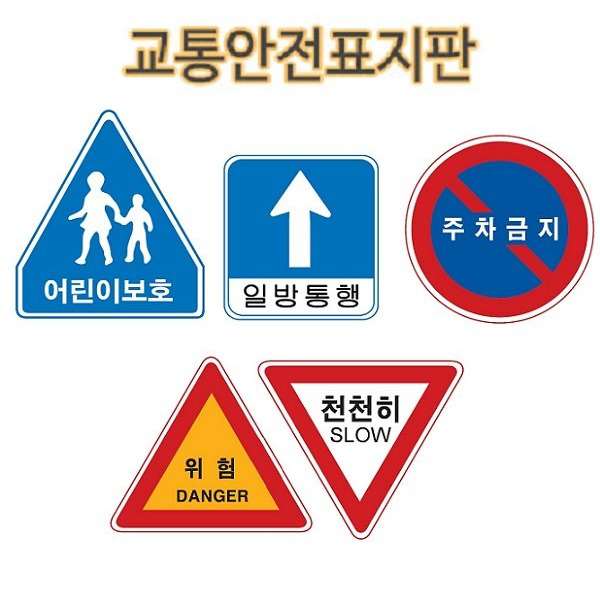
#> input picture template/watchout.jpg, 600 x 600 px
$ python templatematching.py
#> lines starting #> are read from the running program, lines starting #| are printed output that depends on the picture; after the words box and inside, x2 and y2 are one past the last pixel; in counts of white or black regions, pixels touching at a corner belong together; long printed decimals are rounded
import cv2
import numpy as np

img = cv2.imread('watchout.jpg')
#> img is the input picture: shape (600, 600, 3); mean B, G, R 211.2, 206.5, 210.4


methods=['cv2.TM_CCOEFF_NORMED','cv2.TM_CCORR_NORMED','cv2.TM_SQDIFF_NORMED']


for i, method_name in enumerate(methods):

    image='1.jpg'
    template=cv2.imread(image)
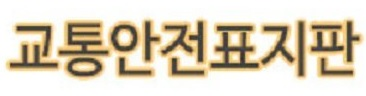
#> input picture template/1.jpg, 366 x 96 px
#> template is the input picture: shape (96, 366, 3); mean B, G, R 190.7, 210.8, 221

    th,tw=template.shape[:2]
#> th = 96; tw = 366
    cv2.imshow('template',template)
    img_draw=img.copy()
    method=eval(method_name)

    res=cv2.matchTemplate(img,template,method)
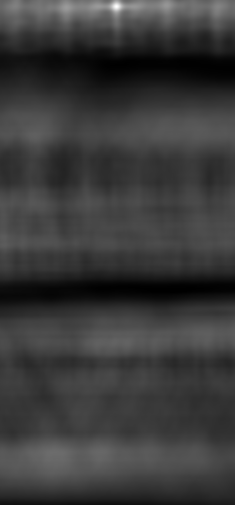
#> res: shape (505, 235) float32; min -0.288, max 0.999, mean 0.00941; drawn with min black and max white
    min_val, max_val, min_loc, max_loc = cv2.minMaxLoc(res)
#> min_val = -0.288; max_val = 0.999; min_loc = (176, 291); max_loc = (116, 6)
    print(method_name,min_val,max_val,min_loc,max_loc)
#| cv2.TM_CCOEFF_NORMED -0.2879 0.9987 (176, 291) (116, 6)

    if method in [cv2.TM_SQDIFF, cv2.TM_SQDIFF_NORMED]:
        top_left= min_loc
        match_val = min_val
    else:
        top_left=max_loc
#> top_left = (116, 6)
        match_val = max_val
#> match_val = 0.999

    bottom_right=(top_left[0]+tw,top_left[1]+th)
#> bottom_right = (482, 102)
    cv2.rectangle(img_draw,top_left,bottom_right,(0,0,255),2)
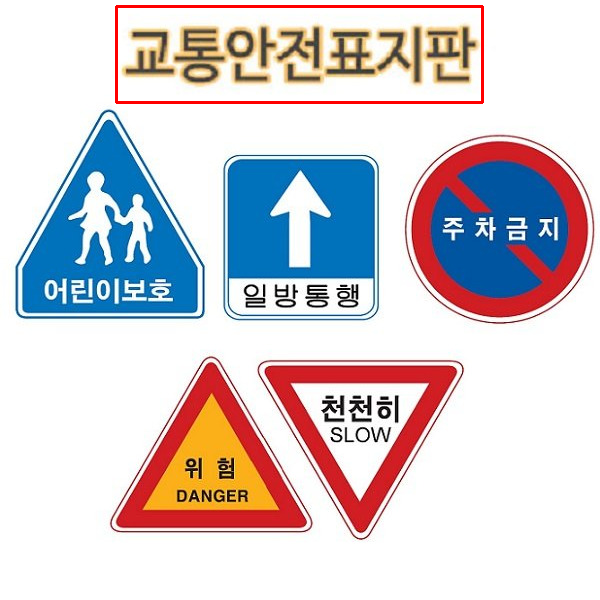
#> img_draw: shape (600, 600, 3); 0.77% of pixels changed, all inside (x1, y1, x2, y2) = (115, 5, 484, 104)


cv2.imshow(method_name,img_draw)
cv2.waitKey(0)
cv2.destroyAllWindows()
